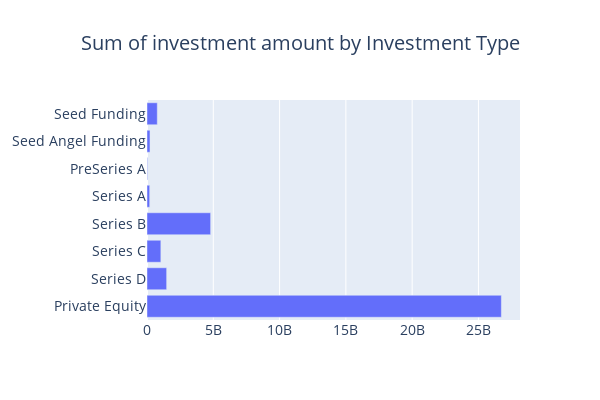

Notebook source saved alongside this figure:
### Markdown cell above
* Seed funding tops the chart closely followed by Private Equity and seed angel funding
    
* We can clearly see the decreasing number of deals as we move up the stages of funding rounds like Series A, B, C & D

### Code cell
cnt_df = df.groupby('InvestmentType')['CleanedAmount'].agg(['size', 'sum', 'mean'])
cnt_df = cnt_df.sort_values(by="size", ascending=False)
cnt_df = cnt_df.iloc[:10,:]
cnt_srs = cnt_df["sum"]
cnt_srs = cnt_srs[["Seed Funding", "Seed Angel Funding", "PreSeries A", "Series A", "Series B", "Series C", "Series D", "Private Equity"]]
layout = go.Layout(
    title=go.layout.Title(
        text="Sum of investment amount by Investment Type",
        x=0.5
    ),
    font=dict(size=14),
    width=600,
    height=400,
)

data = [horizontal_bar_chart(cnt_srs)]
fig = go.Figure(data=data, layout=layout)
py.iplot(fig, filename="funding")

### Figure 1 — Plotly figure (JSON) as saved in the notebook; plotly's stock layout.template omitted (floating-point values rounded to 4 significant figures)
{"data": [{"orientation": "h", "showlegend": false, "type": "bar", "x": [26727583450, 1481799000, 1044718394, 4799195735, 203198002, 41371001, 225665041, 775075554], "y": ["Private Equity", "Series D", "Series C", "Series B", "Series A", "PreSeries A", "Seed Angel Funding", "Seed Funding"]}], "layout": {"font": {"size": 14}, "height": 400, "title": {"text": "Sum of investment amount by Investment Type", "x": 0.5}, "width": 600}}
